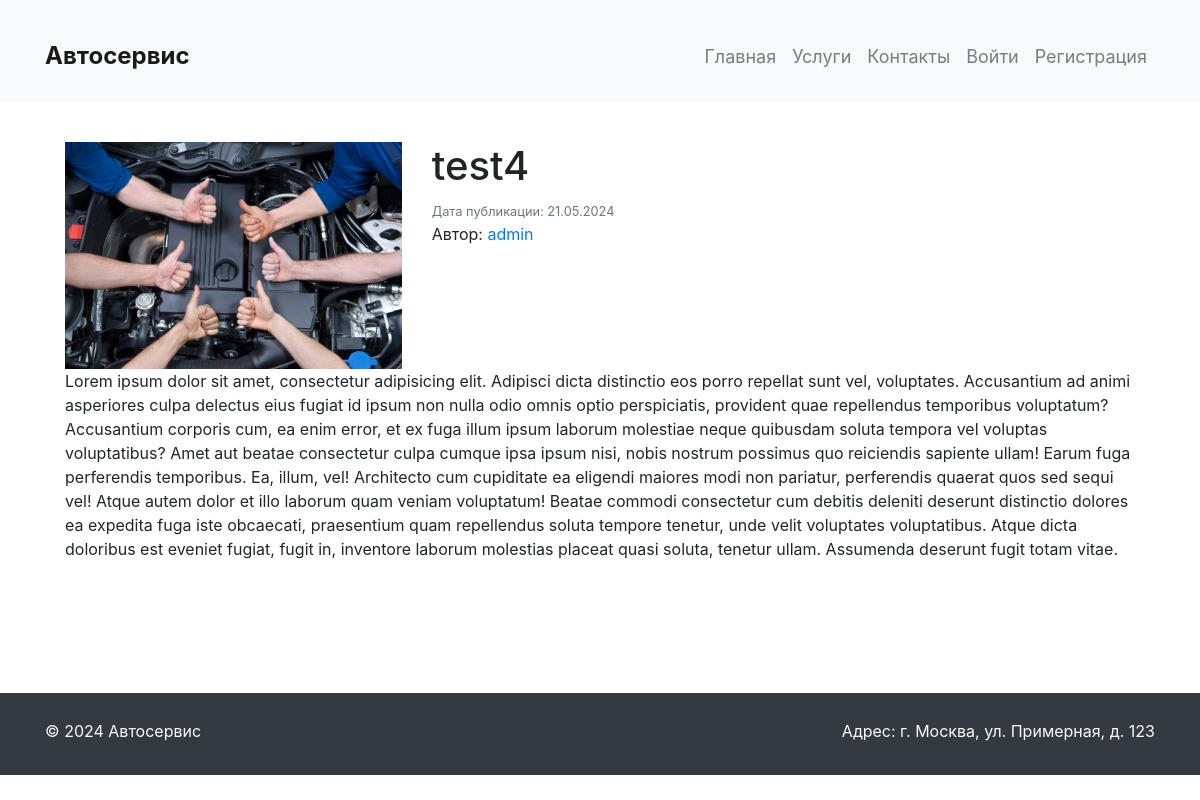
Screenshot of /article/4 with the database file from the repository.
### mainapp/models.py (models this page shows, shortened)
class Article(models.Model):
    title = models.CharField(max_length=200)
    content = models.TextField()
    author = models.ForeignKey(User, on_delete=models.CASCADE)
    categories = models.ManyToManyField(Category)
    created_at = models.DateTimeField(auto_now_add=True)
    updated_at = models.DateTimeField(auto_now=True)
    image = models.ImageField(upload_to='static/img', blank=True, null=True)

### authapp/models.py (models this page shows, shortened)
class User(AbstractUser):
    phone = models.CharField(max_length=20, blank=True, null=True)
    is_employee = models.BooleanField(default=False)

### mainapp/views.py (the view, shortened to what this page needs)
# urls.py: path('article/<int:pk>', ArticleDetailView.as_view(), name='article'),
class ArticleDetailView(DetailView):
    model = Article
    template_name = 'mainapp/article.html'
    context_object_name = 'article'
    def get_context_data(self, **kwargs):
        context = super().get_context_data(**kwargs)
        context['comment_form'] = CommentForm()
        context['comments'] = Comment.objects.filter(article=self.get_object()).order_by('-created_at')
        return context

### templates/mainapp/article.html (shortened to what this page needs)
{% extends 'base.html' %}
{% load static %}
{% block main %}
    <div class="container">
        <div class="main-content">
            {% if article %}
                <div class="row">
                    <div class="col-md-4">
                        <img src="{{ article.image.url }}" class="img-fluid" alt="{{ article.title }}">
                    </div>
                    <div class="col-md-8">
                        <h1>{{ article.title }}</h1>
                        <p>
                            <small class="text-muted">Дата публикации: {{ article.created_at|date:"d.m.Y" }}</small>
                            <br>
                            Автор: <a href="#">{{ article.author.username }}</a>
                        </p>
                    </div>
                </div>
                <div class="row">
                    <div class="col-md-12">
                        <p>{{ article.content }}</p>
                    </div>
                </div>
            {% endif %}
        </div>
    </div>
{% endblock %}

### static/css/style.css (style rules this page uses)
.main-content { background-color: #ffffff; padding: 20px; }
.container { margin-top: 10px; }

### rows the page displays
Article: image (picture), title "test4", created_at "21.05.2024", author.username "admin", content "Lorem ipsum dolor sit amet, consectetur adipisicing elit. Adipisci dicta distinctio eos porro repellat sunt vel, voluptates. Accusantium ad animi asperiores culpa delectus eius fugiat id ipsum non nulla odio omnis optio perspiciatis, provident quae repellendus temporibus voluptatum? Accusantium corporis cum, ea enim error, et ex fuga illum ipsum laborum molestiae neque quibusdam soluta tempora vel voluptas voluptatibus? Amet aut beatae consectetur culpa cumque ipsa ipsum nisi, nobis nostrum possimus quo reiciendis sapiente ullam! Earum fuga perferendis temporibus. Ea, illum, vel! Architecto cum cupiditate ea eligendi maiores modi non pariatur, perferendis quaerat quos sed sequi vel! Atque…"
